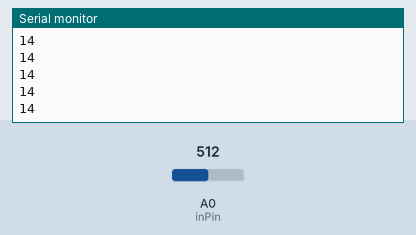
Simulated run of this sketch. Board: Arduino Uno, built with avr-gcc and run on an emulated ATmega328P. Parts: the last lines printed to the serial monitor. Inputs (shaded band) come from the test bench; at power-on: A0 (inPin) = 512.

Above: at 1.2 s.
1.3 s: A0 (inPin) set to 716
At 2.2 s:
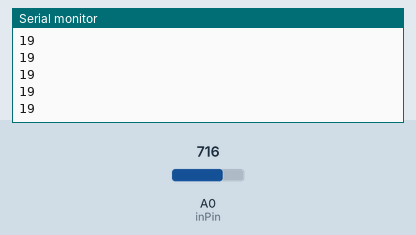
2.8 s: A0 (inPin) set to 900
At 3.9 s:
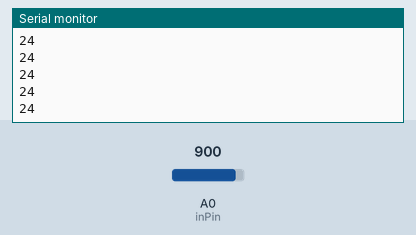
Timing chart, 0 to 5.8 s (numbered marks = the images above; inputs shaded):
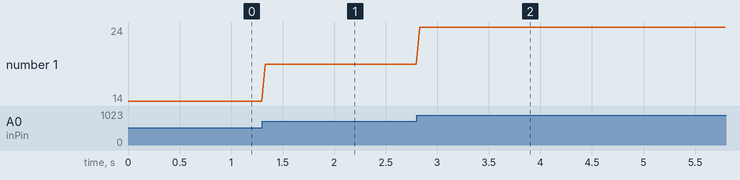

The sketch:

ardunio_code.ino
```cpp
// Analog Sensor

int inPin = A0;   // Sensor connected to analog pin 0
int val = 0;     // variable to store the read value
int frame;

void setup() {
  Serial.begin(9600);
  pinMode(inPin, INPUT);
}

void loop() {
  val = analogRead(inPin);   // read the input pin
  frame=map(val,0,1023,0,28);
  Serial.println(frame);
  delay(33); // 30 frames per second
}
```

Measured:
- after the input at 1.3 s, the serial monitor: prints a new line at once (image 1)
- after the input at 2.8 s, the serial monitor: prints a new line at once (image 2)
- plotted number 1: 14 → 19 after the input at 1.3 s, 19 → 24 after the input at 2.8 s
